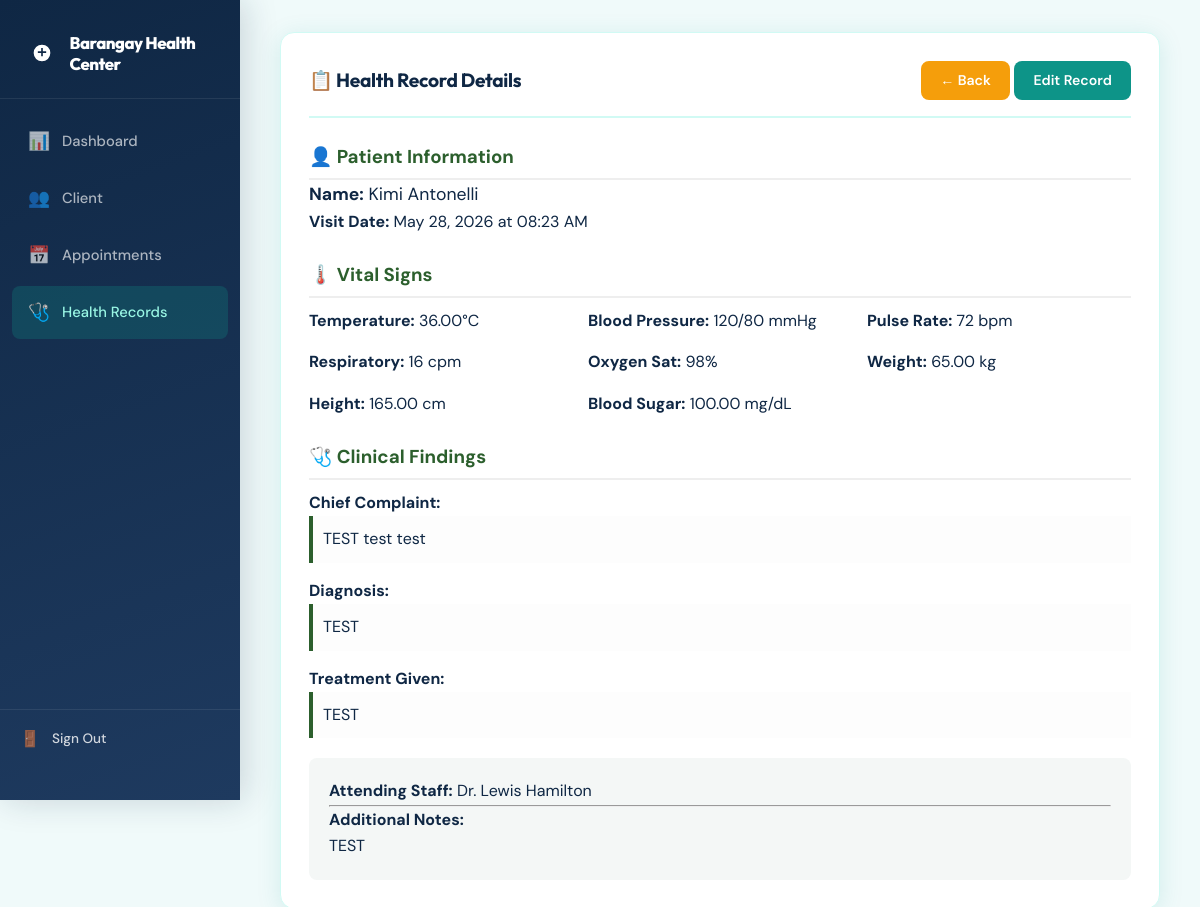
The page /health_records/view.php?id=7 on the database its author committed.
### tables this page shows
CREATE TABLE `health_records` (
  `id` int(11) NOT NULL,
  `patient_id` int(11) NOT NULL,
  `record_date` date DEFAULT NULL,
  `record_time` time DEFAULT NULL,
  `pulse_rate` int(3) DEFAULT NULL,
  `respiratory_rate` int(3) DEFAULT NULL,
  `weight` decimal(5,2) DEFAULT NULL,
  `height` decimal(5,2) DEFAULT NULL,
  `blood_sugar` decimal(5,2) DEFAULT NULL,
  `oxygen_saturation` int(3) DEFAULT NULL,
  `blood_pressure_systolic` int(3) DEFAULT NULL,
  `blood_pressure_diastolic` int(3) DEFAULT NULL,
  `temperature` decimal(4,2) DEFAULT NULL,
  `chief_complaint` text DEFAULT NULL,
  `diagnosis` text DEFAULT NULL,
  `treatment_given` text DEFAULT NULL,
  `remarks` text DEFAULT NULL,
  `attending_staff` varchar(100) DEFAULT NULL,
  `notes` text DEFAULT NULL
);

CREATE TABLE `patients` (
  `id` int(11) NOT NULL,
  `first_name` varchar(100) NOT NULL,
  `last_name` varchar(100) NOT NULL,
  `date_of_birth` date NOT NULL,
  `gender` varchar(20) NOT NULL,
  `contact_number` varchar(20) NOT NULL,
  `address` text NOT NULL,
  `emergency_contact_name` varchar(100) NOT NULL,
  `emergency_contact_number` varchar(20) NOT NULL,
  `patient_category` varchar(50) NOT NULL,
  `has_chronic_illness` tinyint(1) NOT NULL,
  `chronic_illness_details` text NOT NULL,
  `blood_type` varchar(10) NOT NULL,
  `allergies` text NOT NULL,
  `patient_id` int(11) GENERATED ALWAYS AS (`id`) VIRTUAL,
  `fullname` varchar(255) GENERATED ALWAYS AS (concat(`last_name`,', ',`first_name`)) VIRTUAL,
  `contactnumber` varchar(20) GENERATED ALWAYS AS (`contact_number`) VIRTUAL,
  `uid` varchar(10) DEFAULT NULL,
  `parent_id` int(11) DEFAULT NULL
);

### health_records/view.php (the view, shortened to what this page needs)
<?php
require_once('../includes/header.php');
$conn = getConnection();
$id = isset($_GET['id']) ? (int)$_GET['id'] : 0;
$sql = "SELECT h.*, p.first_name, p.last_name
        FROM health_records h
        JOIN patients p ON h.patient_id = p.id
        WHERE h.id = $id";
$result = $conn->query($sql);
$row = $result->fetch_assoc();
?>
<div class="card">
    <div class="card-header" style="display: flex; justify-content: space-between; align-items: center;">
        <h2 class="card-title">📋 Health Record Details</h2>
        <div>
            <a href="index.php" class="btn btn-warning">← Back</a>
            <a href="edit.php?id=<?php echo $row['id']; ?>" class="btn btn-primary">Edit Record</a>
        </div>
    </div>
    <div class="view-section" style="margin-bottom: 25px;">
        <h3 style="color: #2c5f2d; border-bottom: 2px solid #eee; padding-bottom: 5px;">👤 Patient Information</h3>
        <p style="font-size: 1.1rem;"><strong>Name:</strong> <?php echo htmlspecialchars($row['first_name'] . ' ' . $row['last_name']); ?></p>
        <p><strong>Visit Date:</strong> <?php echo date('F d, Y', strtotime($row['record_date'])); ?> at <?php echo date('h:i A', strtotime($row['record_time'])); ?></p>
    </div>
    <div class="view-section" style="margin-top: 20px;">
        <h3 style="color: #2c5f2d; border-bottom: 2px solid #eee; padding-bottom: 5px;">🌡️ Vital Signs</h3>
        <div style="display: grid; grid-template-columns: repeat(auto-fit, minmax(200px, 1fr)); gap: 15px; margin-top: 10px;">
            <div class="vital-item"><strong>Temperature:</strong> <?php echo $row['temperature'] ? $row['temperature'] . '°C' : '-'; ?></div>
            <div class="vital-item"><strong>Blood Pressure:</strong> <?php echo $row['blood_pressure_systolic'] ? $row['blood_pressure_systolic'] . '/' . $row['blood_pressure_diastolic'] . ' mmHg' : '-'; ?></div>
            <div class="vital-item"><strong>Pulse Rate:</strong> <?php echo $row['pulse_rate'] ? $row['pulse_rate'] . ' bpm' : '-'; ?></div>
            <div class="vital-item"><strong>Respiratory:</strong> <?php echo $row['respiratory_rate'] ? $row['respiratory_rate'] . ' cpm' : '-'; ?></div>
            <div class="vital-item"><strong>Oxygen Sat:</strong> <?php echo $row['oxygen_saturation'] ? $row['oxygen_saturation'] . '%' : '-'; ?></div>
            <div class="vital-item"><strong>Weight:</strong> <?php echo $row['weight'] ? $row['weight'] . ' kg' : '-'; ?></div>
            <div class="vital-item"><strong>Height:</strong> <?php echo $row['height'] ? $row['height'] . ' cm' : '-'; ?></div>
            <div class="vital-item"><strong>Blood Sugar:</strong> <?php echo $row['blood_sugar'] ? $row['blood_sugar'] . ' mg/dL' : '-'; ?></div>
        </div>
    </div>
    <div class="view-section" style="margin-top: 25px;">
        <h3 style="color: #2c5f2d; border-bottom: 2px solid #eee; padding-bottom: 5px;">🩺 Clinical Findings</h3>
        <div style="margin-top: 10px;">
            <p><strong>Chief Complaint:</strong></p>
            <div style="background: #fdfdfd; padding: 10px; border-left: 4px solid #2c5f2d; margin-bottom: 15px;">
                <?php echo nl2br(htmlspecialchars($row['chief_complaint'] ?: 'None')); ?>
            </div>
            <p><strong>Diagnosis:</strong></p>
            <div style="background: #fdfdfd; padding: 10px; border-left: 4px solid #2c5f2d; margin-bottom: 15px;">
                <?php echo nl2br(htmlspecialchars($row['diagnosis'] ?: 'No diagnosis recorded')); ?>
            </div>
            <p><strong>Treatment Given:</strong></p>
            <div style="background: #fdfdfd; padding: 10px; border-left: 4px solid #2c5f2d; margin-bottom: 15px;">
                <?php echo nl2br(htmlspecialchars($row['treatment_given'] ?: 'No treatment recorded')); ?>
            </div>
        </div>
    </div>
    <div class="view-section" style="margin-top: 20px; background: #f4f7f6; padding: 20px; border-radius: 8px;">
        <p><strong>Attending Staff:</strong> <?php echo htmlspecialchars($row['attending_staff'] ?: 'Not specified'); ?></p>
        <hr>
        <p><strong>Additional Notes:</strong></p>
        <p><?php echo nl2br(htmlspecialchars($row['notes'] ?: 'No additional notes.')); ?></p>
    </div>
</div>
<?php
require_once '../includes/footer.php';
?>

### css/style.css (style rules this page uses)
:root { --teal: #0d9488; --teal-dark: #0f766e; --teal-lite: #ccfbf1; --teal-mid: #99f6e4; --navy: #0f2744; --navy-mid: #1e3a5f; --sky: #e0f2fe; --amber: #f59e0b; --red: #ef4444; --green: #22c55e; --purple: #8b5cf6; --white: #ffffff; --bg: #f0fafa; --card: #ffffff; --border: #d1faf4; --text: #0f2744; --text-muted:#64748b; --shadow-sm: 0 1px 3px rgba(13,148,136,.10), 0 1px 2px rgba(13,148,136,.06); --shadow: 0 4px 24px rgba(13,148,136,.13); --shadow-lg: 0 12px 40px rgba(13,148,136,.18); --radius: 14px; --radius-sm: 8px; }
*, *::before, *::after { box-sizing: border-box; margin: 0; padding: 0; }
body { font-family: 'DM Sans', sans-serif; background: var(--bg); color: var(--text); line-height: 1.65; min-height: 100vh; }
.card { background: var(--card); border-radius: var(--radius); box-shadow: var(--shadow); padding: 1.75rem; margin-bottom: 1.5rem; border: 1px solid var(--border); }
.card-header { display: flex; justify-content: space-between; align-items: center; margin-bottom: 1.5rem; padding-bottom: 1rem; border-bottom: 2px solid var(--border); }
.card-title { font-family: 'Outfit', sans-serif; font-size: 1.2rem; font-weight: 700; color: var(--navy); letter-spacing: -.3px; }
.btn { display: inline-flex; align-items: center; gap: .4rem; padding: .6rem 1.2rem; border: none; border-radius: var(--radius-sm); font-family: 'DM Sans', sans-serif; font-size: .88rem; font-weight: 600; cursor: pointer; text-decoration: none; transition: all .18s; line-height: 1.4; }
.btn-primary { background: var(--teal); color: white; }
.btn-warning { background: var(--amber); color: white; }
.card, .stat-card, .auth-card { animation: fadeUp .35s ease both; }

### rows shown on the page
health_records: patient.last_name "Kimi Antonelli", record_date "May 28, 2026", record_time "08:23 AM", temperature "36.00", blood_pressure_systolic "120", blood_pressure_diastolic "80", pulse_rate "72", respiratory_rate "16", oxygen_saturation "98", weight "65.00", height "165.00", blood_sugar "100.00", chief_complaint "TEST test test", diagnosis "TEST", treatment_given "TEST", attending_staff "Dr. Lewis Hamilton", notes "TEST"
